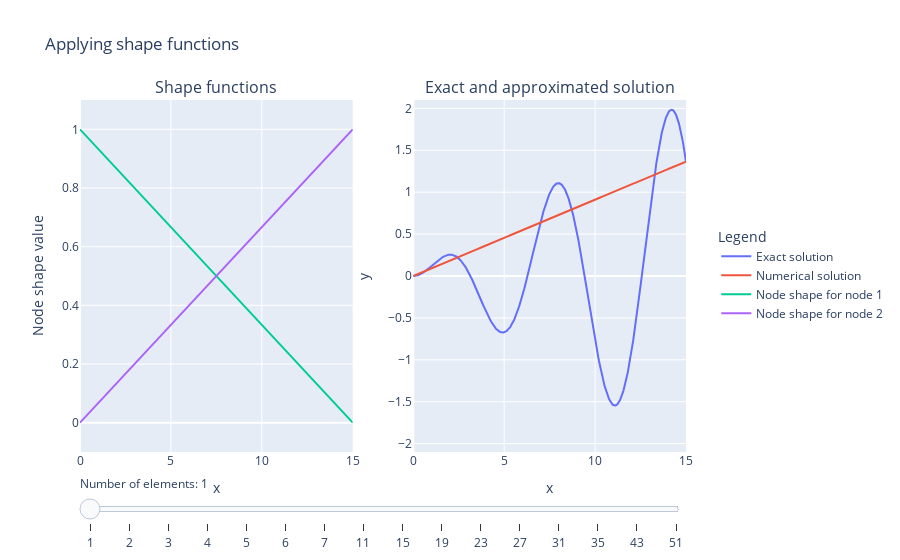

Notebook code for this chart:
### Code cell
# Colors
grey = '#eeeeee'  # light grey fill

# Prepare all the graphs that are to be plotted
range_elements = np.concatenate((np.arange(1, 7, 1), np.arange(7, 35, 4), np.arange(35, 55, 8)))

# Create subplots
fig = sp.make_subplots(rows=1, cols=2, subplot_titles=("Shape functions", "Exact and approximated solution"))

base_traces_left = 2  # Number of traces in the left plot that are always visible
base_traces_right = 0  # Number of traces in the right plot that are always visible

# Add traces to the subplots
x_data, y_data, y_vals = shape_functions_applied(10)

# Add left plot traces (Cumulative Influx and Cumulative Outflux)
fig.add_trace(
    go.Scatter(
        visible=True,  # Show for the first value of a
        x=x_data,
        y=y_data,
        # line=dict(color='#6a8ba4'),
        mode='lines',
        name='Exact solution'
    ),
    row=1,
    col=2
)


# Add traces to the subplots
for a in range_elements:

    x_data, y_data, y_vals = shape_functions_applied(a)

    fig.add_trace(
        go.Scatter(
            visible = True if a == range_elements[0] else False,  # Show for the first value of a
            x=x_data,
            y=y_vals,
            # line=dict(color='#FFA500'),
            mode='lines',
            name='Numerical solution'
        ),
        row=1,
        col=2
    )


# Add traces to the subplots
for a in range_elements:

    data = shape_functions_for_plot(a + 1)

    for i in range(1, a + 2):

        info = data[i]
        x, y = info['x'], info['y']

        # Add right plot traces (Cumulative Outflux for each 'a' value)
        fig.add_trace(
            go.Scatter(
                visible = True if a == range_elements[0] else False,
                x=x,
                y=y,
                mode='lines',
                name=f'Node shape for node {i}'
            ),
            row=1,
            col=1
        )

# Create and add slider
steps = []
for i in range(0, range_elements.shape[0]):

    a = range_elements[i]
    visarray = [False] * len(fig.data)

    visarray[0] = True
    visarray[i + 1] = True

    start_of_second_plot = 1 + len(range_elements)

    if i==0:
        start_index=start_of_second_plot
    else:
        start_index = start_of_second_plot + np.sum(range_elements[0:i]) + i

    num_lines = range_elements[i] + 1
    end_index = start_index + num_lines

    visarray[start_index:end_index] = [True] * (end_index - start_index)
    
    step = dict(
        method="update",
        args=[{"visible": visarray}],
        label=str(round(range_elements[i], 1))
    )
    steps.append(step)

sliders = [dict(
    active=0,  # Show the first value of 'a' initially
    currentvalue={"prefix": r"Number of elements: "},
    steps=steps
)]

fig.update_layout(
    sliders=sliders,
    title="Applying shape functions",
    legend_title="Legend",
    legend=dict(
        x=1.05,  # Adjust the legend position
        y=0.5
    )
)

fig.update_xaxes(title_text='x', row=1, col=1, range=[x_data[0], x_data[-1]])
fig.update_xaxes(title_text='x', row=1, col=2, range=[x_data[0], x_data[-1]])

# Update y-axis properties
fig.update_yaxes(title_text='Node shape value', row=1, col=1, range=[-0.1, 1.1])
fig.update_yaxes(title_text='y', row=1, col=2, range=[-2.1, 2.1])

fig.show()
